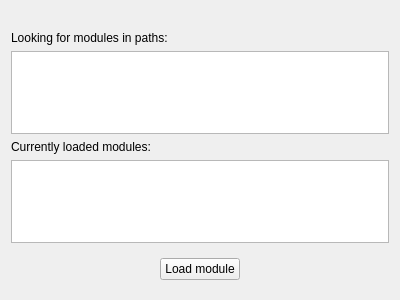
<?xml version="1.0" encoding="UTF-8"?>
<ui version="4.0">
 <comment>
    * Released as open source by Gabriel Caudrelier
    *
    * Developed by Gabriel Caudrelier, gabriel dot caudrelier at gmail dot com
    *
    * https://github.com/metrodango/pip3line
    *
    * Released under BSD 3-Clause see LICENSE for more information
  </comment>
 <class>ModulesManagementWidget</class>
 <widget class="QWidget" name="ModulesManagementWidget">
  <property name="geometry">
   <rect>
    <x>0</x>
    <y>0</y>
    <width>400</width>
    <height>300</height>
   </rect>
  </property>
  <property name="windowTitle">
   <string>Form</string>
  </property>
  <layout class="QVBoxLayout" name="verticalLayout">
   <item>
    <widget class="QLabel" name="infoLabel">
     <property name="text">
      <string/>
     </property>
    </widget>
   </item>
   <item>
    <widget class="QLabel" name="pathLabel">
     <property name="text">
      <string>Looking for modules in paths: </string>
     </property>
    </widget>
   </item>
   <item>
    <widget class="QListWidget" name="pathListWidget">
     <property name="maximumSize">
      <size>
       <width>16777215</width>
       <height>16777215</height>
      </size>
     </property>
     <property name="editTriggers">
      <set>QAbstractItemView::NoEditTriggers</set>
     </property>
    </widget>
   </item>
   <item>
    <widget class="QLabel" name="loadedLabel">
     <property name="text">
      <string>Currently loaded modules:</string>
     </property>
    </widget>
   </item>
   <item>
    <widget class="QListWidget" name="modulesListWidget">
     <property name="maximumSize">
      <size>
       <width>16777215</width>
       <height>16777215</height>
      </size>
     </property>
     <property name="editTriggers">
      <set>QAbstractItemView::NoEditTriggers</set>
     </property>
    </widget>
   </item>
   <item>
    <widget class="QWidget" name="widget" native="true">
     <layout class="QHBoxLayout" name="horizontalLayout_2">
      <item>
       <widget class="QPushButton" name="loadPushButton">
        <property name="sizePolicy">
         <sizepolicy hsizetype="Maximum" vsizetype="Fixed">
          <horstretch>0</horstretch>
          <verstretch>0</verstretch>
         </sizepolicy>
        </property>
        <property name="text">
         <string>Load module</string>
        </property>
       </widget>
      </item>
     </layout>
    </widget>
   </item>
  </layout>
 </widget>
 <resources/>
 <connections/>
</ui>
